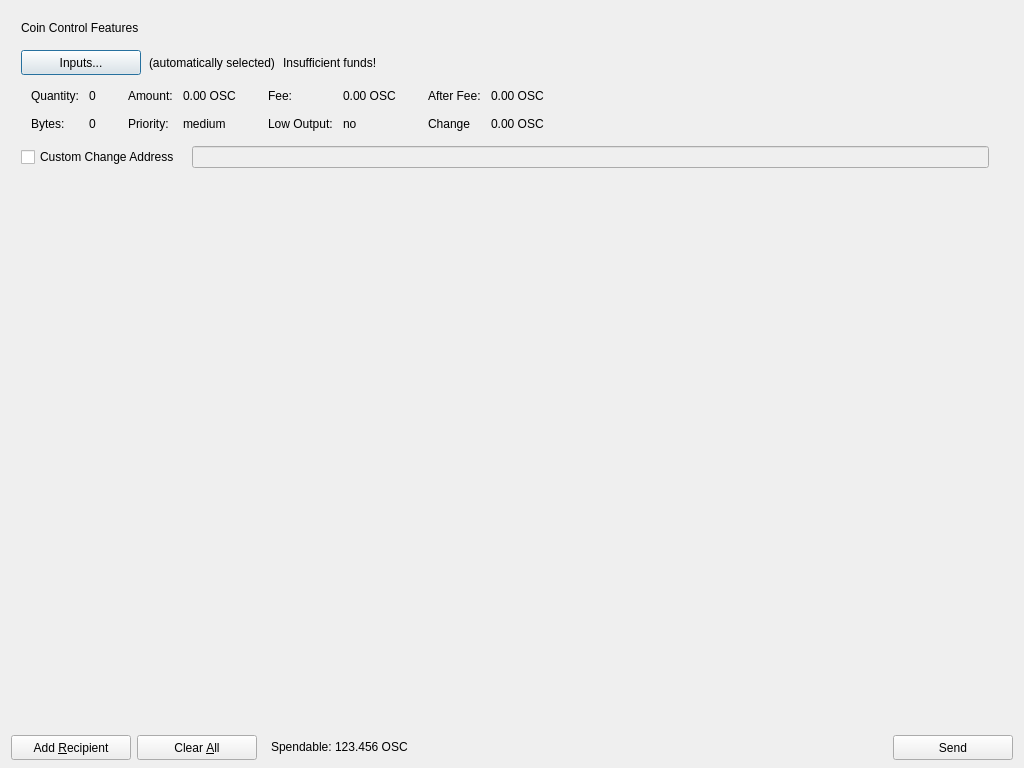
<?xml version="1.0" encoding="UTF-8"?>
<ui version="4.0">
 <class>SendCoinsDialog</class>
 <widget class="QDialog" name="SendCoinsDialog">
  <property name="geometry">
   <rect>
    <x>0</x>
    <y>0</y>
    <width>1024</width>
    <height>768</height>
   </rect>
  </property>
  <property name="windowTitle">
   <string>Send Coins</string>
  </property>
  <layout class="QVBoxLayout" name="verticalLayout" stretch="0,1,0">
   <property name="bottomMargin">
    <number>8</number>
   </property>
   <item>
    <widget class="QFrame" name="frameCoinControl">
     <property name="sizePolicy">
      <sizepolicy hsizetype="Expanding" vsizetype="Expanding">
       <horstretch>0</horstretch>
       <verstretch>0</verstretch>
      </sizepolicy>
     </property>
     <property name="maximumSize">
      <size>
       <width>16777215</width>
       <height>16777215</height>
      </size>
     </property>
     <property name="frameShape">
      <enum>QFrame::NoFrame</enum>
     </property>
     <property name="frameShadow">
      <enum>QFrame::Sunken</enum>
     </property>
     <layout class="QVBoxLayout" name="verticalLayoutCoinControl2">
      <property name="spacing">
       <number>6</number>
      </property>
      <property name="leftMargin">
       <number>0</number>
      </property>
      <property name="topMargin">
       <number>0</number>
      </property>
      <property name="rightMargin">
       <number>0</number>
      </property>
      <property name="bottomMargin">
       <number>6</number>
      </property>
      <item>
       <layout class="QVBoxLayout" name="verticalLayoutCoinControl" stretch="0,0,0,0,1">
        <property name="spacing">
         <number>0</number>
        </property>
        <property name="leftMargin">
         <number>10</number>
        </property>
        <property name="topMargin">
         <number>10</number>
        </property>
        <item>
         <layout class="QHBoxLayout" name="horizontalLayoutCoinControl1">
          <property name="bottomMargin">
           <number>15</number>
          </property>
          <item>
           <widget class="QLabel" name="labelCoinControlFeatures">
            <property name="sizePolicy">
             <sizepolicy hsizetype="Preferred" vsizetype="Maximum">
              <horstretch>0</horstretch>
              <verstretch>0</verstretch>
             </sizepolicy>
            </property>
            <property name="text">
             <string>Coin Control Features</string>
            </property>
           </widget>
          </item>
         </layout>
        </item>
        <item>
         <layout class="QHBoxLayout" name="horizontalLayoutCoinControl2" stretch="0,0,0,0">
          <property name="spacing">
           <number>8</number>
          </property>
          <property name="bottomMargin">
           <number>10</number>
          </property>
          <item>
           <widget class="QPushButton" name="pushButtonCoinControl">
            <property name="minimumSize">
             <size>
              <width>120</width>
              <height>25</height>
             </size>
            </property>
            <property name="text">
             <string>Inputs...</string>
            </property>
           </widget>
          </item>
          <item>
           <widget class="QLabel" name="labelCoinControlAutomaticallySelected">
            <property name="text">
             <string>(automatically selected)</string>
            </property>
            <property name="margin">
             <number>5</number>
            </property>
           </widget>
          </item>
          <item>
           <widget class="QLabel" name="labelCoinControlInsuffFunds">
            <property name="text">
             <string>Insufficient funds!</string>
            </property>
            <property name="margin">
             <number>5</number>
            </property>
           </widget>
          </item>
          <item>
           <spacer name="horizontalSpacerCoinControl">
            <property name="orientation">
             <enum>Qt::Horizontal</enum>
            </property>
            <property name="sizeHint" stdset="0">
             <size>
              <width>40</width>
              <height>1</height>
             </size>
            </property>
           </spacer>
          </item>
         </layout>
        </item>
        <item>
         <widget class="QWidget" name="widgetCoinControl" native="true">
          <property name="sizePolicy">
           <sizepolicy hsizetype="Preferred" vsizetype="Preferred">
            <horstretch>0</horstretch>
            <verstretch>0</verstretch>
           </sizepolicy>
          </property>
          <property name="minimumSize">
           <size>
            <width>0</width>
            <height>0</height>
           </size>
          </property>
          <layout class="QHBoxLayout" name="horizontalLayoutCoinControl5">
           <property name="leftMargin">
            <number>0</number>
           </property>
           <property name="topMargin">
            <number>0</number>
           </property>
           <property name="rightMargin">
            <number>0</number>
           </property>
           <property name="bottomMargin">
            <number>0</number>
           </property>
           <item>
            <layout class="QHBoxLayout" name="horizontalLayoutCoinControl3" stretch="0,0,0,1">
             <property name="spacing">
              <number>20</number>
             </property>
             <property name="topMargin">
              <number>0</number>
             </property>
             <property name="bottomMargin">
              <number>10</number>
             </property>
             <item>
              <layout class="QFormLayout" name="formLayoutCoinControl1">
               <property name="horizontalSpacing">
                <number>10</number>
               </property>
               <property name="verticalSpacing">
                <number>14</number>
               </property>
               <property name="leftMargin">
                <number>10</number>
               </property>
               <property name="topMargin">
                <number>4</number>
               </property>
               <property name="rightMargin">
                <number>6</number>
               </property>
               <item row="0" column="0">
                <widget class="QLabel" name="labelCoinControlQuantityText">
                 <property name="text">
                  <string>Quantity:</string>
                 </property>
                 <property name="margin">
                  <number>0</number>
                 </property>
                </widget>
               </item>
               <item row="0" column="1">
                <widget class="QLabel" name="labelCoinControlQuantity">
                 <property name="cursor">
                  <cursorShape>IBeamCursor</cursorShape>
                 </property>
                 <property name="contextMenuPolicy">
                  <enum>Qt::ActionsContextMenu</enum>
                 </property>
                 <property name="text">
                  <string>0</string>
                 </property>
                 <property name="margin">
                  <number>0</number>
                 </property>
                 <property name="textInteractionFlags">
                  <set>Qt::LinksAccessibleByMouse|Qt::TextSelectableByKeyboard|Qt::TextSelectableByMouse</set>
                 </property>
                </widget>
               </item>
               <item row="1" column="0">
                <widget class="QLabel" name="labelCoinControlBytesText">
                 <property name="text">
                  <string>Bytes:</string>
                 </property>
                </widget>
               </item>
               <item row="1" column="1">
                <widget class="QLabel" name="labelCoinControlBytes">
                 <property name="cursor">
                  <cursorShape>IBeamCursor</cursorShape>
                 </property>
                 <property name="contextMenuPolicy">
                  <enum>Qt::ActionsContextMenu</enum>
                 </property>
                 <property name="text">
                  <string>0</string>
                 </property>
                 <property name="textInteractionFlags">
                  <set>Qt::LinksAccessibleByMouse|Qt::TextSelectableByKeyboard|Qt::TextSelectableByMouse</set>
                 </property>
                </widget>
               </item>
              </layout>
             </item>
             <item>
              <layout class="QFormLayout" name="formLayoutCoinControl2">
               <property name="horizontalSpacing">
                <number>10</number>
               </property>
               <property name="verticalSpacing">
                <number>14</number>
               </property>
               <property name="leftMargin">
                <number>6</number>
               </property>
               <property name="topMargin">
                <number>4</number>
               </property>
               <property name="rightMargin">
                <number>6</number>
               </property>
               <item row="0" column="0">
                <widget class="QLabel" name="labelCoinControlAmountText">
                 <property name="text">
                  <string>Amount:</string>
                 </property>
                 <property name="margin">
                  <number>0</number>
                 </property>
                </widget>
               </item>
               <item row="0" column="1">
                <widget class="QLabel" name="labelCoinControlAmount">
                 <property name="cursor">
                  <cursorShape>IBeamCursor</cursorShape>
                 </property>
                 <property name="contextMenuPolicy">
                  <enum>Qt::ActionsContextMenu</enum>
                 </property>
                 <property name="text">
                  <string>0.00 OSC</string>
                 </property>
                 <property name="textInteractionFlags">
                  <set>Qt::LinksAccessibleByMouse|Qt::TextSelectableByKeyboard|Qt::TextSelectableByMouse</set>
                 </property>
                </widget>
               </item>
               <item row="1" column="0">
                <widget class="QLabel" name="labelCoinControlPriorityText">
                 <property name="text">
                  <string>Priority:</string>
                 </property>
                </widget>
               </item>
               <item row="1" column="1">
                <widget class="QLabel" name="labelCoinControlPriority">
                 <property name="cursor">
                  <cursorShape>IBeamCursor</cursorShape>
                 </property>
                 <property name="contextMenuPolicy">
                  <enum>Qt::ActionsContextMenu</enum>
                 </property>
                 <property name="text">
                  <string>medium</string>
                 </property>
                 <property name="textInteractionFlags">
                  <set>Qt::LinksAccessibleByMouse|Qt::TextSelectableByKeyboard|Qt::TextSelectableByMouse</set>
                 </property>
                </widget>
               </item>
              </layout>
             </item>
             <item>
              <layout class="QFormLayout" name="formLayoutCoinControl3">
               <property name="horizontalSpacing">
                <number>10</number>
               </property>
               <property name="verticalSpacing">
                <number>14</number>
               </property>
               <property name="leftMargin">
                <number>6</number>
               </property>
               <property name="topMargin">
                <number>4</number>
               </property>
               <property name="rightMargin">
                <number>6</number>
               </property>
               <item row="0" column="0">
                <widget class="QLabel" name="labelCoinControlFeeText">
                 <property name="text">
                  <string>Fee:</string>
                 </property>
                 <property name="margin">
                  <number>0</number>
                 </property>
                </widget>
               </item>
               <item row="0" column="1">
                <widget class="QLabel" name="labelCoinControlFee">
                 <property name="cursor">
                  <cursorShape>IBeamCursor</cursorShape>
                 </property>
                 <property name="contextMenuPolicy">
                  <enum>Qt::ActionsContextMenu</enum>
                 </property>
                 <property name="text">
                  <string>0.00 OSC</string>
                 </property>
                 <property name="textInteractionFlags">
                  <set>Qt::LinksAccessibleByMouse|Qt::TextSelectableByKeyboard|Qt::TextSelectableByMouse</set>
                 </property>
                </widget>
               </item>
               <item row="1" column="0">
                <widget class="QLabel" name="labelCoinControlLowOutputText">
                 <property name="text">
                  <string>Low Output:</string>
                 </property>
                </widget>
               </item>
               <item row="1" column="1">
                <widget class="QLabel" name="labelCoinControlLowOutput">
                 <property name="cursor">
                  <cursorShape>IBeamCursor</cursorShape>
                 </property>
                 <property name="contextMenuPolicy">
                  <enum>Qt::ActionsContextMenu</enum>
                 </property>
                 <property name="text">
                  <string>no</string>
                 </property>
                 <property name="textInteractionFlags">
                  <set>Qt::LinksAccessibleByMouse|Qt::TextSelectableByKeyboard|Qt::TextSelectableByMouse</set>
                 </property>
                </widget>
               </item>
              </layout>
             </item>
             <item>
              <layout class="QFormLayout" name="formLayoutCoinControl4">
               <property name="horizontalSpacing">
                <number>10</number>
               </property>
               <property name="verticalSpacing">
                <number>14</number>
               </property>
               <property name="leftMargin">
                <number>6</number>
               </property>
               <property name="topMargin">
                <number>4</number>
               </property>
               <property name="rightMargin">
                <number>6</number>
               </property>
               <item row="0" column="0">
                <widget class="QLabel" name="labelCoinControlAfterFeeText">
                 <property name="text">
                  <string>After Fee:</string>
                 </property>
                 <property name="margin">
                  <number>0</number>
                 </property>
                </widget>
               </item>
               <item row="0" column="1">
                <widget class="QLabel" name="labelCoinControlAfterFee">
                 <property name="cursor">
                  <cursorShape>IBeamCursor</cursorShape>
                 </property>
                 <property name="contextMenuPolicy">
                  <enum>Qt::ActionsContextMenu</enum>
                 </property>
                 <property name="text">
                  <string>0.00 OSC</string>
                 </property>
                 <property name="textInteractionFlags">
                  <set>Qt::LinksAccessibleByMouse|Qt::TextSelectableByKeyboard|Qt::TextSelectableByMouse</set>
                 </property>
                </widget>
               </item>
               <item row="1" column="0">
                <widget class="QLabel" name="labelCoinControlChangeText">
                 <property name="text">
                  <string>Change</string>
                 </property>
                </widget>
               </item>
               <item row="1" column="1">
                <widget class="QLabel" name="labelCoinControlChange">
                 <property name="cursor">
                  <cursorShape>IBeamCursor</cursorShape>
                 </property>
                 <property name="contextMenuPolicy">
                  <enum>Qt::ActionsContextMenu</enum>
                 </property>
                 <property name="text">
                  <string>0.00 OSC</string>
                 </property>
                 <property name="textInteractionFlags">
                  <set>Qt::LinksAccessibleByMouse|Qt::TextSelectableByKeyboard|Qt::TextSelectableByMouse</set>
                 </property>
                </widget>
               </item>
              </layout>
             </item>
            </layout>
           </item>
          </layout>
         </widget>
        </item>
        <item>
         <layout class="QHBoxLayout" name="horizontalLayoutCoinControl4" stretch="0,0,0">
          <property name="spacing">
           <number>12</number>
          </property>
          <property name="sizeConstraint">
           <enum>QLayout::SetDefaultConstraint</enum>
          </property>
          <property name="topMargin">
           <number>5</number>
          </property>
          <property name="rightMargin">
           <number>5</number>
          </property>
          <item>
           <widget class="QCheckBox" name="checkBoxCoinControlChange">
            <property name="text">
             <string>Custom Change Address</string>
            </property>
           </widget>
          </item>
          <item>
           <widget class="QLineEdit" name="lineEditCoinControlChange">
            <property name="enabled">
             <bool>false</bool>
            </property>
            <property name="sizePolicy">
             <sizepolicy hsizetype="Expanding" vsizetype="Fixed">
              <horstretch>0</horstretch>
              <verstretch>0</verstretch>
             </sizepolicy>
            </property>
           </widget>
          </item>
          <item>
           <widget class="QLabel" name="labelCoinControlChangeLabel">
            <property name="sizePolicy">
             <sizepolicy hsizetype="Preferred" vsizetype="Expanding">
              <horstretch>0</horstretch>
              <verstretch>0</verstretch>
             </sizepolicy>
            </property>
            <property name="minimumSize">
             <size>
              <width>0</width>
              <height>0</height>
             </size>
            </property>
            <property name="text">
             <string/>
            </property>
            <property name="margin">
             <number>3</number>
            </property>
           </widget>
          </item>
         </layout>
        </item>
        <item>
         <spacer name="verticalSpacerCoinControl">
          <property name="orientation">
           <enum>Qt::Vertical</enum>
          </property>
          <property name="sizeHint" stdset="0">
           <size>
            <width>800</width>
            <height>1</height>
           </size>
          </property>
         </spacer>
        </item>
       </layout>
      </item>
     </layout>
    </widget>
   </item>
   <item>
    <widget class="QScrollArea" name="scrollArea">
     <property name="frameShape">
      <enum>QFrame::NoFrame</enum>
     </property>
     <property name="widgetResizable">
      <bool>true</bool>
     </property>
     <widget class="QWidget" name="scrollAreaWidgetContents">
      <property name="geometry">
       <rect>
        <x>0</x>
        <y>0</y>
        <width>1006</width>
        <height>533</height>
       </rect>
      </property>
      <layout class="QVBoxLayout" name="verticalLayout_2">
       <property name="leftMargin">
        <number>0</number>
       </property>
       <property name="topMargin">
        <number>0</number>
       </property>
       <property name="rightMargin">
        <number>0</number>
       </property>
       <property name="bottomMargin">
        <number>0</number>
       </property>
       <item>
        <layout class="QVBoxLayout" name="entries">
         <property name="spacing">
          <number>0</number>
         </property>
        </layout>
       </item>
      </layout>
     </widget>
    </widget>
   </item>
   <item>
    <layout class="QHBoxLayout" name="horizontalLayout">
     <item>
      <widget class="QPushButton" name="addButton">
       <property name="minimumSize">
        <size>
         <width>120</width>
         <height>25</height>
        </size>
       </property>
       <property name="toolTip">
        <string>Send to multiple recipients at once</string>
       </property>
       <property name="text">
        <string>Add &amp;Recipient</string>
       </property>
       <property name="icon">
        <iconset resource="../bitcoin.qrc">
         <normaloff>:/icons/add</normaloff>:/icons/add</iconset>
       </property>
       <property name="iconSize">
        <size>
         <width>12</width>
         <height>12</height>
        </size>
       </property>
       <property name="autoDefault">
        <bool>false</bool>
       </property>
      </widget>
     </item>
     <item>
      <widget class="QPushButton" name="clearButton">
       <property name="sizePolicy">
        <sizepolicy hsizetype="Minimum" vsizetype="Fixed">
         <horstretch>0</horstretch>
         <verstretch>0</verstretch>
        </sizepolicy>
       </property>
       <property name="minimumSize">
        <size>
         <width>120</width>
         <height>25</height>
        </size>
       </property>
       <property name="toolTip">
        <string>Remove all transaction fields</string>
       </property>
       <property name="text">
        <string>Clear &amp;All</string>
       </property>
       <property name="icon">
        <iconset resource="../bitcoin.qrc">
         <normaloff>:/icons/remove</normaloff>:/icons/remove</iconset>
       </property>
       <property name="iconSize">
        <size>
         <width>12</width>
         <height>12</height>
        </size>
       </property>
       <property name="autoRepeatDelay">
        <number>300</number>
       </property>
       <property name="autoDefault">
        <bool>false</bool>
       </property>
      </widget>
     </item>
     <item>
      <layout class="QHBoxLayout" name="horizontalLayout_2">
       <property name="spacing">
        <number>3</number>
       </property>
       <item>
        <widget class="QLabel" name="label">
         <property name="sizePolicy">
          <sizepolicy hsizetype="Preferred" vsizetype="Fixed">
           <horstretch>0</horstretch>
           <verstretch>0</verstretch>
          </sizepolicy>
         </property>
         <property name="text">
          <string>Spendable:</string>
         </property>
         <property name="indent">
          <number>8</number>
         </property>
        </widget>
       </item>
       <item>
        <widget class="QLabel" name="labelBalance">
         <property name="sizePolicy">
          <sizepolicy hsizetype="Preferred" vsizetype="Fixed">
           <horstretch>0</horstretch>
           <verstretch>0</verstretch>
          </sizepolicy>
         </property>
         <property name="cursor">
          <cursorShape>IBeamCursor</cursorShape>
         </property>
         <property name="text">
          <string>123.456 OSC</string>
         </property>
         <property name="textInteractionFlags">
          <set>Qt::LinksAccessibleByMouse|Qt::TextSelectableByKeyboard|Qt::TextSelectableByMouse</set>
         </property>
        </widget>
       </item>
      </layout>
     </item>
     <item>
      <spacer name="horizontalSpacer">
       <property name="orientation">
        <enum>Qt::Horizontal</enum>
       </property>
       <property name="sizeHint" stdset="0">
        <size>
         <width>40</width>
         <height>20</height>
        </size>
       </property>
      </spacer>
     </item>
     <item>
      <widget class="QPushButton" name="sendButton">
       <property name="minimumSize">
        <size>
         <width>120</width>
         <height>25</height>
        </size>
       </property>
       <property name="toolTip">
        <string>Confirm the send action</string>
       </property>
       <property name="text">
        <string>Send</string>
       </property>
       <property name="icon">
        <iconset resource="../bitcoin.qrc">
         <normaloff>:/icons/sendButton</normaloff>:/icons/sendButton</iconset>
       </property>
       <property name="iconSize">
        <size>
         <width>12</width>
         <height>12</height>
        </size>
       </property>
       <property name="autoDefault">
        <bool>false</bool>
       </property>
       <property name="default">
        <bool>false</bool>
       </property>
      </widget>
     </item>
    </layout>
   </item>
  </layout>
 </widget>
 <resources>
  <include location="../bitcoin.qrc"/>
 </resources>
 <connections/>
</ui>
